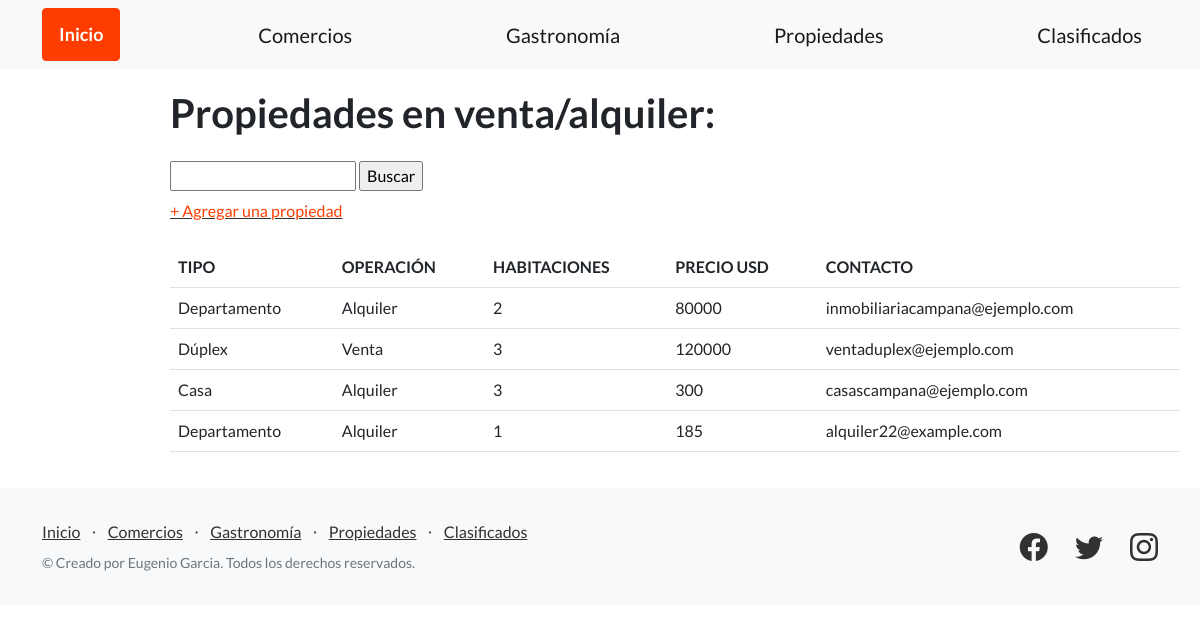
Page /propiedades/ on the committed database.
### guia_ciudad/models.py (models this page shows, shortened)
class Propiedad(models.Model):
    tipo = models.CharField(max_length=128)
    operacion = models.CharField(max_length=128)
    habitaciones = models.IntegerField()
    precio = models.IntegerField()
    contacto = models.EmailField()

### guia_ciudad/views.py (the view)
# urls.py: path('propiedades/', listar_propiedades, name="listar_propiedades"),
def listar_propiedades(request):
    contexto = {
        'propiedades': Propiedad.objects.all()
    }
    return render(
        request=request,
        template_name='guia_ciudad/propiedades.html',
        context=contexto,
    )

### guia_ciudad/templates/guia_ciudad/propiedades.html (shortened to what this page needs)
{% extends "guia_ciudad/base.html" %}
{% block contenido %}
<section style="padding:20px 20px; margin-left: 150px;">
    <h1 class="mb-4">Propiedades en venta/alquiler:</h1>
    <form class="form-label" action="{% url 'buscar_propiedades' %}" method="post">
        <input type="text" name="busqueda">
        <input type="submit" value="Buscar">
    </form>
    <div class="mb-4">
    <a href="{% url 'agregar_propiedad' %}"><FONT COLOR="#FF3D00">+ Agregar una propiedad</FONT></a>
    </div>
    <table class="table">
        <tr>
            <td><b>TIPO</b></td>
            <td><b>OPERACIÓN</b></td>
            <td><b>HABITACIONES</b></td>
            <td><b>PRECIO USD</b></td>
            <td><b>CONTACTO</b></td>
        </tr>
        {% for propiedad in propiedades %}
        <tr>
            <td>{{ propiedad.tipo }}</td>
            <td>{{ propiedad.operacion }}</td>
            <td>{{ propiedad.habitaciones }}</td>
            <td>{{ propiedad.precio }}</td>
            <td>{{ propiedad.contacto }}</td>
        </tr>
        {% endfor %}
    </table>
</section>
{% endblock contenido %}

### rows in the picture
Propiedad: tipo "Departamento", operacion "Alquiler", habitaciones "2", precio "80000", contacto "inmobiliariacampana@ejemplo.com"
Propiedad: tipo "Dúplex", operacion "Venta", habitaciones "3", precio "120000", contacto "ventaduplex@ejemplo.com"
Propiedad: tipo "Casa", operacion "Alquiler", habitaciones "3", precio "300", contacto "casascampana@ejemplo.com"
Propiedad: tipo "Departamento", operacion "Alquiler", habitaciones "1", precio "185", contacto "alquiler22@example.com"
